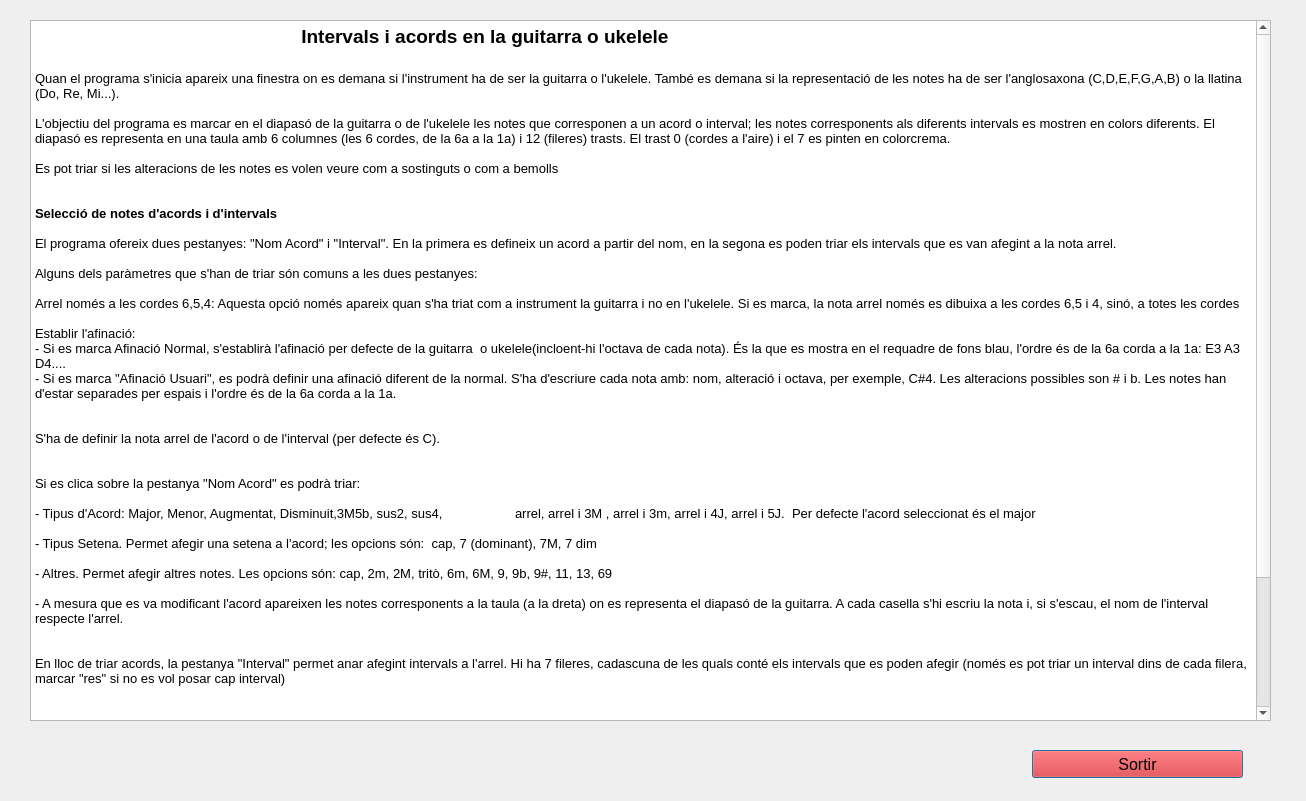
<?xml version="1.0" encoding="UTF-8"?>
<ui version="4.0">
 <class>Dialog</class>
 <widget class="QDialog" name="Dialog">
  <property name="geometry">
   <rect>
    <x>0</x>
    <y>0</y>
    <width>1306</width>
    <height>801</height>
   </rect>
  </property>
  <property name="windowTitle">
   <string>Dialog</string>
  </property>
  <widget class="QTextBrowser" name="textBrowser">
   <property name="geometry">
    <rect>
     <x>30</x>
     <y>20</y>
     <width>1241</width>
     <height>701</height>
    </rect>
   </property>
   <property name="html">
    <string>&lt;!DOCTYPE HTML PUBLIC &quot;-//W3C//DTD HTML 4.0//EN&quot; &quot;http://www.w3.org/TR/REC-html40/strict.dtd&quot;&gt;
&lt;html&gt;&lt;head&gt;&lt;meta name=&quot;qrichtext&quot; content=&quot;1&quot; /&gt;&lt;style type=&quot;text/css&quot;&gt;
p, li { white-space: pre-wrap; }
&lt;/style&gt;&lt;/head&gt;&lt;body style=&quot; font-family:'MS Shell Dlg 2'; font-size:7.8pt; font-weight:400; font-style:normal;&quot;&gt;
&lt;p style=&quot; margin-top:12px; margin-bottom:0px; margin-left:0px; margin-right:0px; -qt-block-indent:0; text-indent:0px; background-color:transparent;&quot;&gt;&lt;span style=&quot; font-family:'Liberation Mono','monospace'; font-size:14pt;&quot;&gt;			     &lt;/span&gt;&lt;span style=&quot; font-family:'Liberation Mono','monospace'; font-size:14pt; font-weight:600;&quot;&gt;Intervals i acords en la guitarra o ukelele&lt;/span&gt;&lt;/p&gt;
&lt;p style=&quot;-qt-paragraph-type:empty; margin-top:0px; margin-bottom:0px; margin-left:0px; margin-right:0px; -qt-block-indent:0; text-indent:0px; font-family:'Liberation Mono','monospace'; font-size:14pt; font-weight:600; background-color:transparent;&quot;&gt;&lt;br /&gt;&lt;/p&gt;
&lt;p style=&quot; margin-top:0px; margin-bottom:0px; margin-left:0px; margin-right:0px; -qt-block-indent:0; text-indent:0px; background-color:transparent;&quot;&gt;&lt;span style=&quot; font-family:'Liberation Mono','monospace'; font-size:10pt;&quot;&gt;Quan el programa s'inicia apareix una finestra on es demana si l'instrument ha de ser la guitarra o l'ukelele. També es demana si la representació de les notes ha de ser l'anglosaxona (C,D,E,F,G,A,B) o la llatina (Do, Re, Mi...). &lt;/span&gt;&lt;/p&gt;
&lt;p style=&quot;-qt-paragraph-type:empty; margin-top:0px; margin-bottom:0px; margin-left:0px; margin-right:0px; -qt-block-indent:0; text-indent:0px; font-family:'Liberation Mono','monospace'; font-size:10pt; background-color:transparent;&quot;&gt;&lt;br /&gt;&lt;/p&gt;
&lt;p style=&quot; margin-top:0px; margin-bottom:0px; margin-left:0px; margin-right:0px; -qt-block-indent:0; text-indent:0px; background-color:transparent;&quot;&gt;&lt;span style=&quot; font-family:'Liberation Mono','monospace'; font-size:10pt;&quot;&gt;L'objectiu del programa es marcar en el diapasó de la guitarra o de l'ukelele les notes que corresponen a un acord o interval; les notes corresponents als diferents intervals es mostren en colors diferents. El diapasó es representa en una taula amb 6 columnes (les 6 cordes, de la 6a a la 1a) i 12 (fileres) trasts. El trast 0 (cordes a l'aire) i el 7 es pinten en colorcrema.&lt;/span&gt;&lt;/p&gt;
&lt;p style=&quot;-qt-paragraph-type:empty; margin-top:0px; margin-bottom:0px; margin-left:0px; margin-right:0px; -qt-block-indent:0; text-indent:0px; font-family:'Liberation Mono','monospace'; font-size:10pt; background-color:transparent;&quot;&gt;&lt;br /&gt;&lt;/p&gt;
&lt;p style=&quot; margin-top:0px; margin-bottom:0px; margin-left:0px; margin-right:0px; -qt-block-indent:0; text-indent:0px; background-color:transparent;&quot;&gt;&lt;span style=&quot; font-family:'Liberation Mono','monospace'; font-size:10pt;&quot;&gt;Es pot triar si les alteracions de les notes es volen veure com a sostinguts o com a bemolls&lt;/span&gt;&lt;/p&gt;
&lt;p style=&quot;-qt-paragraph-type:empty; margin-top:0px; margin-bottom:0px; margin-left:0px; margin-right:0px; -qt-block-indent:0; text-indent:0px; font-family:'Liberation Mono','monospace'; font-size:10pt; background-color:transparent;&quot;&gt;&lt;br /&gt;&lt;/p&gt;
&lt;p style=&quot;-qt-paragraph-type:empty; margin-top:0px; margin-bottom:0px; margin-left:0px; margin-right:0px; -qt-block-indent:0; text-indent:0px; font-family:'Liberation Mono','monospace'; font-size:10pt; background-color:transparent;&quot;&gt;&lt;br /&gt;&lt;/p&gt;
&lt;p style=&quot; margin-top:0px; margin-bottom:0px; margin-left:0px; margin-right:0px; -qt-block-indent:0; text-indent:0px; background-color:transparent;&quot;&gt;&lt;span style=&quot; font-family:'Liberation Mono','monospace'; font-size:10pt; font-weight:600;&quot;&gt;Selecció de notes d'acords i d'intervals&lt;/span&gt;&lt;/p&gt;
&lt;p style=&quot;-qt-paragraph-type:empty; margin-top:0px; margin-bottom:0px; margin-left:0px; margin-right:0px; -qt-block-indent:0; text-indent:0px; font-family:'Liberation Mono','monospace'; font-size:10pt; background-color:transparent;&quot;&gt;&lt;br /&gt;&lt;/p&gt;
&lt;p style=&quot; margin-top:0px; margin-bottom:0px; margin-left:0px; margin-right:0px; -qt-block-indent:0; text-indent:0px; background-color:transparent;&quot;&gt;&lt;span style=&quot; font-family:'Liberation Mono','monospace'; font-size:10pt;&quot;&gt;El programa ofereix dues pestanyes: &amp;quot;Nom Acord&amp;quot; i &amp;quot;Interval&amp;quot;. En la primera es defineix un acord a partir del nom, en la segona es poden triar els intervals que es van afegint a la nota arrel. &lt;/span&gt;&lt;/p&gt;
&lt;p style=&quot;-qt-paragraph-type:empty; margin-top:0px; margin-bottom:0px; margin-left:0px; margin-right:0px; -qt-block-indent:0; text-indent:0px; font-family:'Liberation Mono','monospace'; font-size:10pt; background-color:transparent;&quot;&gt;&lt;br /&gt;&lt;/p&gt;
&lt;p style=&quot; margin-top:0px; margin-bottom:0px; margin-left:0px; margin-right:0px; -qt-block-indent:0; text-indent:0px; background-color:transparent;&quot;&gt;&lt;span style=&quot; font-family:'Liberation Mono','monospace'; font-size:10pt;&quot;&gt;Alguns dels paràmetres que s'han de triar són comuns a les dues pestanyes:&lt;/span&gt;&lt;/p&gt;
&lt;p style=&quot;-qt-paragraph-type:empty; margin-top:0px; margin-bottom:0px; margin-left:0px; margin-right:0px; -qt-block-indent:0; text-indent:0px; font-family:'Liberation Mono','monospace'; font-size:10pt; background-color:transparent;&quot;&gt;&lt;br /&gt;&lt;/p&gt;
&lt;p style=&quot; margin-top:0px; margin-bottom:0px; margin-left:0px; margin-right:0px; -qt-block-indent:0; text-indent:0px; background-color:transparent;&quot;&gt;&lt;span style=&quot; font-family:'Liberation Mono','monospace'; font-size:10pt;&quot;&gt;Arrel només a les cordes 6,5,4: Aquesta opció només apareix quan s'ha triat com a instrument la guitarra i no en l'ukelele. Si es marca, la nota arrel només es dibuixa a les cordes 6,5 i 4, sinó, a totes les cordes&lt;/span&gt;&lt;/p&gt;
&lt;p style=&quot;-qt-paragraph-type:empty; margin-top:0px; margin-bottom:0px; margin-left:0px; margin-right:0px; -qt-block-indent:0; text-indent:0px; font-family:'Liberation Mono','monospace'; font-size:10pt; background-color:transparent;&quot;&gt;&lt;br /&gt;&lt;/p&gt;
&lt;p style=&quot; margin-top:0px; margin-bottom:0px; margin-left:0px; margin-right:0px; -qt-block-indent:0; text-indent:0px; background-color:transparent;&quot;&gt;&lt;span style=&quot; font-family:'Liberation Mono','monospace'; font-size:10pt;&quot;&gt;Establir l'afinació:&lt;/span&gt;&lt;/p&gt;
&lt;p style=&quot; margin-top:0px; margin-bottom:0px; margin-left:0px; margin-right:0px; -qt-block-indent:0; text-indent:0px; background-color:transparent;&quot;&gt;&lt;span style=&quot; font-family:'Liberation Mono','monospace'; font-size:10pt;&quot;&gt;- Si es marca Afinació Normal, s'establirà l'afinació per defecte de la guitarra  o ukelele(incloent-hi l'octava de cada nota). És la que es mostra en el requadre de fons blau, l'ordre és de la 6a corda a la 1a: E3 A3 D4....&lt;/span&gt;&lt;/p&gt;
&lt;p style=&quot; margin-top:0px; margin-bottom:0px; margin-left:0px; margin-right:0px; -qt-block-indent:0; text-indent:0px; background-color:transparent;&quot;&gt;&lt;span style=&quot; font-family:'Liberation Mono','monospace'; font-size:10pt;&quot;&gt;- Si es marca &amp;quot;Afinació Usuari&amp;quot;, es podrà definir una afinació diferent de la normal. S'ha d'escriure cada nota amb: nom, alteració i octava, per exemple, C#4. Les alteracions possibles son # i b. Les notes han d'estar separades per espais i l'ordre és de la 6a corda a la 1a.&lt;/span&gt;&lt;/p&gt;
&lt;p style=&quot;-qt-paragraph-type:empty; margin-top:0px; margin-bottom:0px; margin-left:0px; margin-right:0px; -qt-block-indent:0; text-indent:0px; font-family:'Liberation Mono','monospace'; font-size:10pt; background-color:transparent;&quot;&gt;&lt;br /&gt;&lt;/p&gt;
&lt;p style=&quot;-qt-paragraph-type:empty; margin-top:0px; margin-bottom:0px; margin-left:0px; margin-right:0px; -qt-block-indent:0; text-indent:0px; font-family:'Liberation Mono','monospace'; font-size:10pt; background-color:transparent;&quot;&gt;&lt;br /&gt;&lt;/p&gt;
&lt;p style=&quot; margin-top:0px; margin-bottom:0px; margin-left:0px; margin-right:0px; -qt-block-indent:0; text-indent:0px; background-color:transparent;&quot;&gt;&lt;span style=&quot; font-family:'Liberation Mono','monospace'; font-size:10pt;&quot;&gt;S'ha de definir la nota arrel de l'acord o de l'interval (per defecte és C).&lt;/span&gt;&lt;/p&gt;
&lt;p style=&quot;-qt-paragraph-type:empty; margin-top:0px; margin-bottom:0px; margin-left:0px; margin-right:0px; -qt-block-indent:0; text-indent:0px; font-family:'Liberation Mono','monospace'; font-size:10pt; background-color:transparent;&quot;&gt;&lt;br /&gt;&lt;/p&gt;
&lt;p style=&quot;-qt-paragraph-type:empty; margin-top:0px; margin-bottom:0px; margin-left:0px; margin-right:0px; -qt-block-indent:0; text-indent:0px; font-family:'Liberation Mono','monospace'; font-size:10pt; background-color:transparent;&quot;&gt;&lt;br /&gt;&lt;/p&gt;
&lt;p style=&quot; margin-top:0px; margin-bottom:0px; margin-left:0px; margin-right:0px; -qt-block-indent:0; text-indent:0px; background-color:transparent;&quot;&gt;&lt;span style=&quot; font-family:'Liberation Mono','monospace'; font-size:10pt;&quot;&gt;Si es clica sobre la pestanya &amp;quot;Nom Acord&amp;quot; es podrà triar:&lt;/span&gt;&lt;/p&gt;
&lt;p style=&quot;-qt-paragraph-type:empty; margin-top:0px; margin-bottom:0px; margin-left:0px; margin-right:0px; -qt-block-indent:0; text-indent:0px; font-family:'Liberation Mono','monospace'; font-size:10pt; background-color:transparent;&quot;&gt;&lt;br /&gt;&lt;/p&gt;
&lt;p style=&quot; margin-top:0px; margin-bottom:0px; margin-left:0px; margin-right:0px; -qt-block-indent:0; text-indent:0px; background-color:transparent;&quot;&gt;&lt;span style=&quot; font-family:'Liberation Mono','monospace'; font-size:10pt;&quot;&gt;- Tipus d'Acord: Major, Menor, Augmentat, Disminuit,3M5b, sus2, sus4, 	arrel, arrel i 3M , arrel i 3m, arrel i 4J, arrel i 5J.  Per defecte l'acord seleccionat és el major&lt;/span&gt;&lt;/p&gt;
&lt;p style=&quot; margin-top:0px; margin-bottom:0px; margin-left:0px; margin-right:0px; -qt-block-indent:0; text-indent:0px; background-color:transparent;&quot;&gt;&lt;span style=&quot; font-family:'Liberation Mono','monospace'; font-size:10pt;&quot;&gt;	 &lt;/span&gt;&lt;/p&gt;
&lt;p style=&quot; margin-top:0px; margin-bottom:0px; margin-left:0px; margin-right:0px; -qt-block-indent:0; text-indent:0px; background-color:transparent;&quot;&gt;&lt;span style=&quot; font-family:'Liberation Mono','monospace'; font-size:10pt;&quot;&gt;- Tipus Setena. Permet afegir una setena a l'acord; les opcions són:  cap, 7 (dominant), 7M, 7 dim&lt;/span&gt;&lt;/p&gt;
&lt;p style=&quot;-qt-paragraph-type:empty; margin-top:0px; margin-bottom:0px; margin-left:0px; margin-right:0px; -qt-block-indent:0; text-indent:0px; font-family:'Liberation Mono','monospace'; font-size:10pt; background-color:transparent;&quot;&gt;&lt;br /&gt;&lt;/p&gt;
&lt;p style=&quot; margin-top:0px; margin-bottom:0px; margin-left:0px; margin-right:0px; -qt-block-indent:0; text-indent:0px; background-color:transparent;&quot;&gt;&lt;span style=&quot; font-family:'Liberation Mono','monospace'; font-size:10pt;&quot;&gt;- Altres. Permet afegir altres notes. Les opcions són: cap, 2m, 2M, tritò, 6m, 6M, 9, 9b, 9#, 11, 13, 69&lt;/span&gt;&lt;/p&gt;
&lt;p style=&quot;-qt-paragraph-type:empty; margin-top:0px; margin-bottom:0px; margin-left:0px; margin-right:0px; -qt-block-indent:0; text-indent:0px; font-family:'Liberation Mono','monospace'; font-size:10pt; background-color:transparent;&quot;&gt;&lt;br /&gt;&lt;/p&gt;
&lt;p style=&quot; margin-top:0px; margin-bottom:0px; margin-left:0px; margin-right:0px; -qt-block-indent:0; text-indent:0px; background-color:transparent;&quot;&gt;&lt;span style=&quot; font-family:'Liberation Mono','monospace'; font-size:10pt;&quot;&gt;- A mesura que es va modificant l'acord apareixen les notes corresponents a la taula (a la dreta) on es representa el diapasó de la guitarra. A cada casella s'hi escriu la nota i, si s'escau, el nom de l'interval respecte l'arrel.&lt;/span&gt;&lt;/p&gt;
&lt;p style=&quot;-qt-paragraph-type:empty; margin-top:0px; margin-bottom:0px; margin-left:0px; margin-right:0px; -qt-block-indent:0; text-indent:0px; font-family:'Liberation Mono','monospace'; font-size:10pt; background-color:transparent;&quot;&gt;&lt;br /&gt;&lt;/p&gt;
&lt;p style=&quot;-qt-paragraph-type:empty; margin-top:0px; margin-bottom:0px; margin-left:0px; margin-right:0px; -qt-block-indent:0; text-indent:0px; font-family:'Liberation Mono','monospace'; font-size:10pt; background-color:transparent;&quot;&gt;&lt;br /&gt;&lt;/p&gt;
&lt;p style=&quot; margin-top:0px; margin-bottom:0px; margin-left:0px; margin-right:0px; -qt-block-indent:0; text-indent:0px; background-color:transparent;&quot;&gt;&lt;span style=&quot; font-family:'Liberation Mono','monospace'; font-size:10pt;&quot;&gt;En lloc de triar acords, la pestanya &amp;quot;Interval&amp;quot; permet anar afegint intervals a l'arrel. Hi ha 7 fileres, cadascuna de les quals conté els intervals que es poden afegir (només es pot triar un interval dins de cada filera, marcar &amp;quot;res&amp;quot; si no es vol posar cap interval) &lt;/span&gt;&lt;/p&gt;
&lt;p style=&quot;-qt-paragraph-type:empty; margin-top:0px; margin-bottom:0px; margin-left:0px; margin-right:0px; -qt-block-indent:0; text-indent:0px; font-family:'Liberation Mono','monospace'; font-size:10pt; background-color:transparent;&quot;&gt;&lt;br /&gt;&lt;/p&gt;
&lt;p style=&quot;-qt-paragraph-type:empty; margin-top:0px; margin-bottom:0px; margin-left:0px; margin-right:0px; -qt-block-indent:0; text-indent:0px; font-family:'Liberation Mono','monospace'; font-size:10pt; background-color:transparent;&quot;&gt;&lt;br /&gt;&lt;/p&gt;
&lt;p style=&quot;-qt-paragraph-type:empty; margin-top:0px; margin-bottom:0px; margin-left:0px; margin-right:0px; -qt-block-indent:0; text-indent:0px; font-family:'Liberation Mono','monospace'; font-size:10pt; background-color:transparent;&quot;&gt;&lt;br /&gt;&lt;/p&gt;
&lt;p style=&quot;-qt-paragraph-type:empty; margin-top:0px; margin-bottom:0px; margin-left:0px; margin-right:0px; -qt-block-indent:0; text-indent:0px; font-family:'Liberation Mono','monospace'; font-size:10pt; background-color:transparent;&quot;&gt;&lt;br /&gt;&lt;/p&gt;
&lt;p style=&quot; margin-top:0px; margin-bottom:0px; margin-left:0px; margin-right:0px; -qt-block-indent:0; text-indent:0px; background-color:transparent;&quot;&gt;&lt;span style=&quot; font-family:'Liberation Mono','monospace'; font-size:10pt; font-weight:600;&quot;&gt;Selecció de notes per tocar un acord o un arpegi&lt;/span&gt;&lt;/p&gt;
&lt;p style=&quot;-qt-paragraph-type:empty; margin-top:0px; margin-bottom:0px; margin-left:0px; margin-right:0px; -qt-block-indent:0; text-indent:0px; font-family:'Liberation Mono','monospace'; font-size:10pt; background-color:transparent;&quot;&gt;&lt;br /&gt;&lt;/p&gt;
&lt;p style=&quot; margin-top:0px; margin-bottom:0px; margin-left:0px; margin-right:0px; -qt-block-indent:0; text-indent:0px; background-color:transparent;&quot;&gt;&lt;span style=&quot; font-family:'Liberation Mono','monospace'; font-size:10pt;&quot;&gt;- Amb el botó de l'esquerra del ratolí es poden marcar notes a la taula que representa el diapasó de la guitarra. Aquestes notes es poden tocar com un acord o com un arpegi. L'ordre de les notes en l'arpegi serà el mateix en que s'hagin clicat. Los notes marcades en mostren de color gris. Si una nota marcada es torna a clicar amb el ratolí, es desmarca.&lt;/span&gt;&lt;/p&gt;
&lt;p style=&quot;-qt-paragraph-type:empty; margin-top:0px; margin-bottom:0px; margin-left:0px; margin-right:0px; -qt-block-indent:0; text-indent:0px; font-family:'Liberation Mono','monospace'; font-size:10pt; background-color:transparent;&quot;&gt;&lt;br /&gt;&lt;/p&gt;
&lt;p style=&quot; margin-top:0px; margin-bottom:0px; margin-left:0px; margin-right:0px; -qt-block-indent:0; text-indent:0px; background-color:transparent;&quot;&gt;&lt;span style=&quot; font-family:'Liberation Mono','monospace'; font-size:10pt;&quot;&gt;Quan es prem el botó &amp;quot;Tocar selecció&amp;quot;, si hi ha notes seleccionades es mostren en la casella &amp;quot;Acord triat&amp;quot;, sona l'acord o l'arpegi segons l'opció triada a &amp;quot;Sonar&amp;quot; (per defecte és &amp;quot;acord&amp;quot;) i es mostra la partitura a sota, amb el nom corresponent al tipus d'acord tal com l'identifica el programa &amp;quot;Musescore&amp;quot;&lt;/span&gt;&lt;/p&gt;
&lt;p style=&quot;-qt-paragraph-type:empty; margin-top:0px; margin-bottom:0px; margin-left:0px; margin-right:0px; -qt-block-indent:0; text-indent:0px; font-family:'Liberation Mono','monospace'; font-size:10pt; background-color:transparent;&quot;&gt;&lt;br /&gt;&lt;/p&gt;
&lt;p style=&quot;-qt-paragraph-type:empty; margin-top:0px; margin-bottom:12px; margin-left:0px; margin-right:0px; -qt-block-indent:0; text-indent:0px; font-family:'Liberation Mono','monospace'; font-size:10pt; background-color:transparent;&quot;&gt;&lt;br /&gt;&lt;/p&gt;&lt;/body&gt;&lt;/html&gt;</string>
   </property>
  </widget>
  <widget class="QPushButton" name="BSortirAjuda">
   <property name="geometry">
    <rect>
     <x>1032</x>
     <y>750</y>
     <width>211</width>
     <height>28</height>
    </rect>
   </property>
   <property name="font">
    <font>
     <pointsize>12</pointsize>
    </font>
   </property>
   <property name="styleSheet">
    <string notr="true">background-color: rgb(255, 0, 0);</string>
   </property>
   <property name="text">
    <string>Sortir</string>
   </property>
  </widget>
 </widget>
 <resources/>
 <connections/>
</ui>
